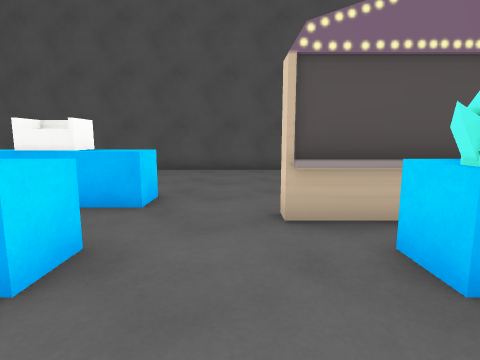
view 1 (above)

16 first-person views from a walk through a Unity game level. The camera is 1.2 m above the floor, tilts 8° down and sees 80° across. The floor is counted in squares, 1 m on a side. Each view is taken from the middle of a square. On the plan, view 1 faces up. The plan holds only what a view shows up to about 13 squares ahead; the rest is blank. The player is left out. Some surface patterns are stand-ins.

view 2
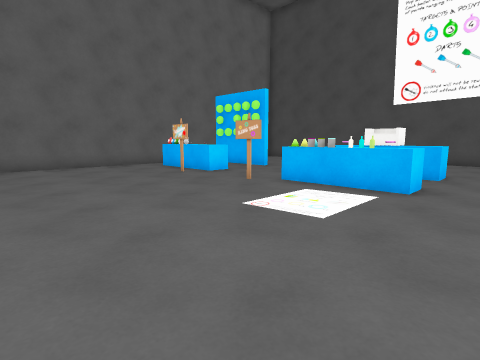

view 3
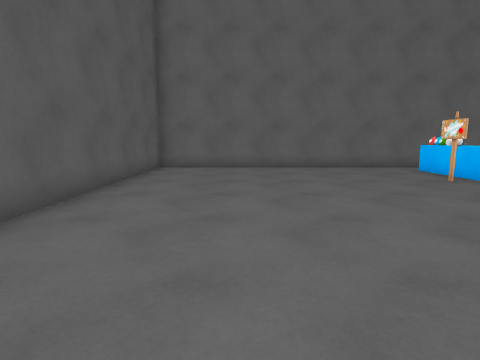

view 4
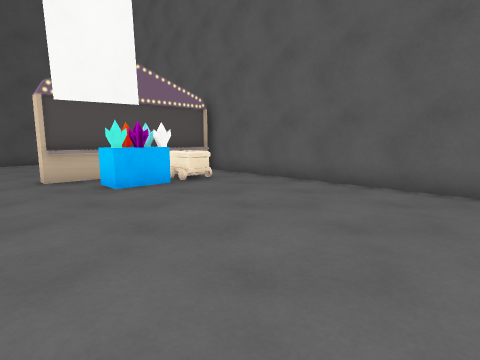

view 5
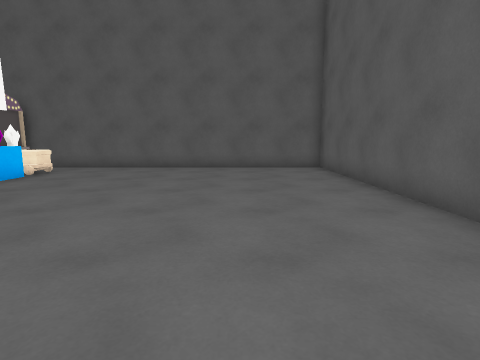

view 6
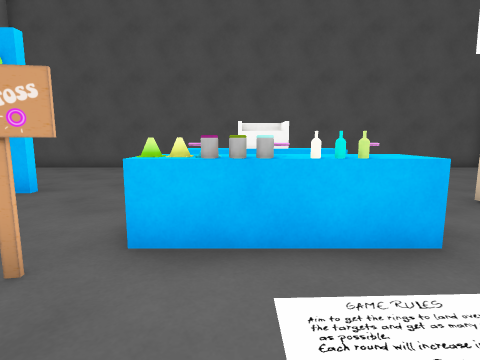

view 7
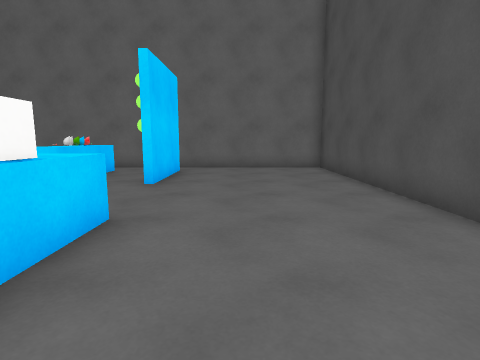

view 8
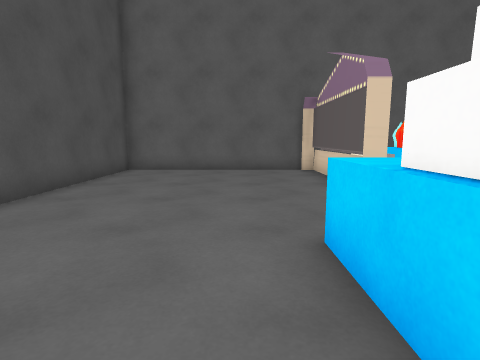

view 9
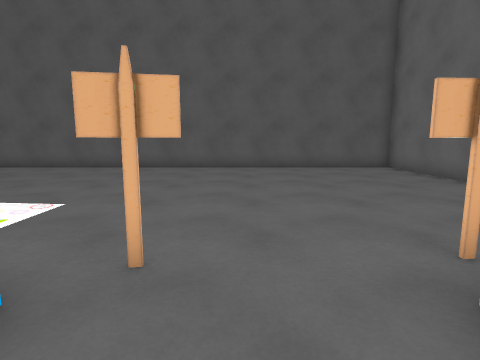

view 10
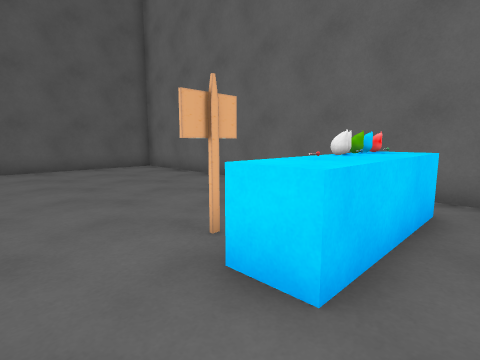

view 11
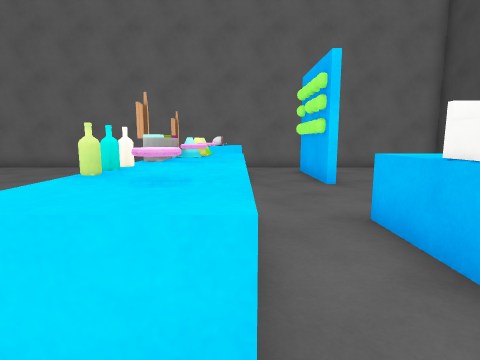

view 12
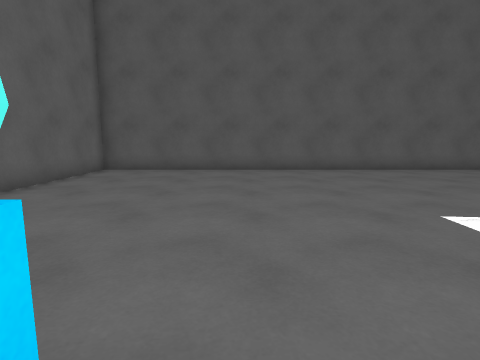

view 13
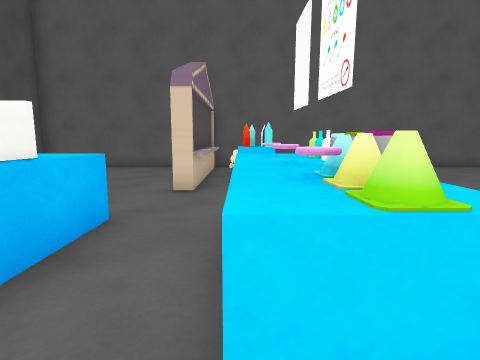

view 14
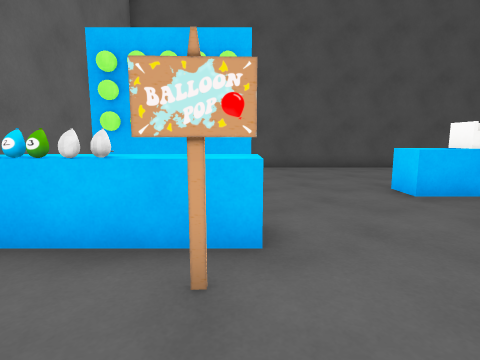

view 15
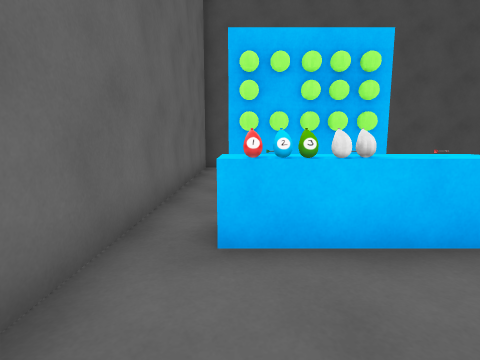

view 16
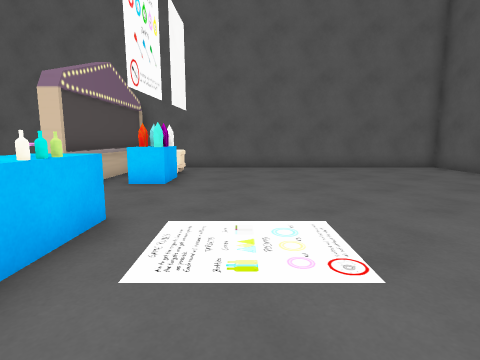

### Floor plan
Points are (right, up) in squares from view 1. A wall is a line through its corners. A room is listed if a view was taken in it or the views show most of it. See-through windows are left out.
Room 1 (views 1, 2, 3, 4, 5, 6, 7, 8, 9, 10, 11, 12, 13, 14, 15, 16)
walls: (-5.5, 1.4) (-6.5, 1.2); (-6.5, 1.3) (-5.5, 1.5); (0.7, 3.9) (0.7, 4.6); (1.5, 4.2) (6.3, 4.2); (-8.8, 1.1) (-9.9, 1.1) (-8.9, 1.2); (-8.6, 5.4) (-12.2, 5.4); (6.4, 4.2) (0.6, 4.2); (-12.2, 5.6) (-8.8, 5.6); (6.5, -8.5) (6.5, 11.5) (-13.5, 11.5) (-13.5, -8.5) (6.5, -8.5)
low walls: (-1.7, 2.6) (-1.7, 2.1) (-2.6, 2.1); (-4.4, 5) (-5.2, 5) (-5.2, 6) (-4.4, 6); (-2.6, 6) (-1.7, 6) (-1.7, 5) (-2.6, 5); (-9.5, 3.1) (-8.8, 3.1) (-8.8, 2.1) (-9.6, 2.1); (6.1, 3.9) (0.7, 3.9); (-12.4, 3.1) (-10.4, 3.1)
objects: other object (-12, 2); other object (-11, 2); other object (-10, 2) to (-10, 3); other object (-5, 2); ring (-5, 3); other object (-4, 1); other object (-4, 2); other object (-4, 5) to (-3, 6); other object (-3, 2); other object (-3, 3); ring (-2, 3); blue block (2, 2) to (3, 3); other object (4, 2) to (5, 3)

Where each view was taken, in squares from view 1:
view 1: 0 up, 0 right, facing up
view 2: 5 down, 0 right, facing up-left
view 3: 5 down, 1 left, facing left
view 4: 5 down, 1 left, facing up-right
view 5: 5 down, 6 left, facing right
view 6: 1 down, 4 left, facing up
view 7: 8 up, 1 left, facing left
view 8: 7 up, 5 left, facing right
view 9: 4 up, 7 left, facing down
view 10: 4 up, 7 left, facing down-left
view 11: 3 up, 1 left, facing left
view 12: 3 up, 1 right, facing down
view 13: 3 up, 6 left, facing right
view 14: 1 down, 9 left, facing up
view 15: 1 down, 12 left, facing up
view 16: 0 up, 6 left, facing right
